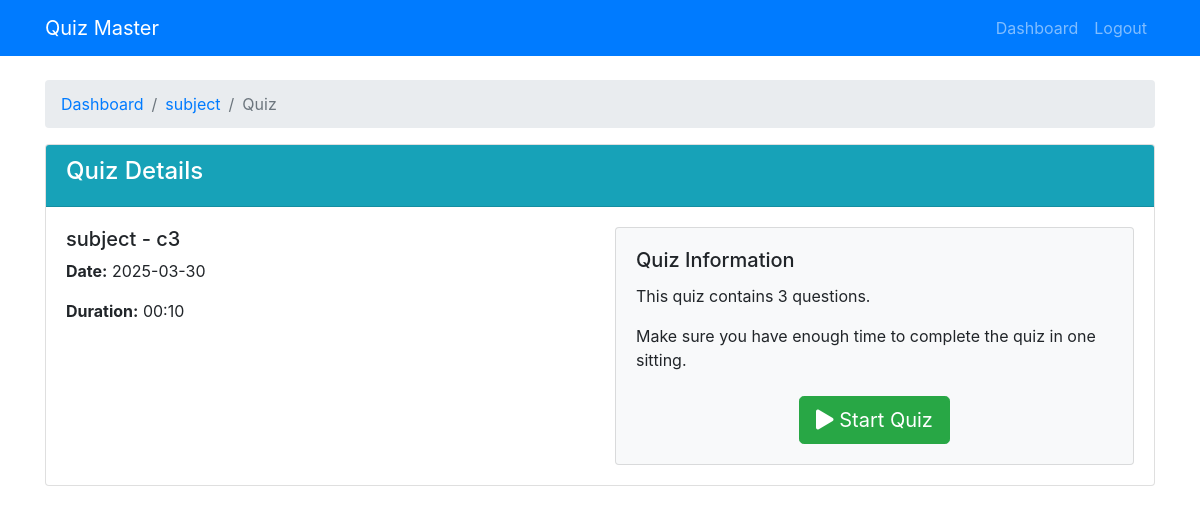
Page /user/quiz/1 (signed in) on the committed database.
### models/db_setup.py (models this page shows)
class Subject(db.Model):
    id = db.Column(db.Integer, primary_key=True)
    name = db.Column(db.String(100), nullable=False)
    description = db.Column(db.Text)
    chapters = db.relationship('Chapter', backref='subject', lazy=True, cascade="all, delete-orphan")

class Chapter(db.Model):
    id = db.Column(db.Integer, primary_key=True)
    name = db.Column(db.String(100), nullable=False)
    description = db.Column(db.Text)
    subject_id = db.Column(db.Integer, db.ForeignKey('subject.id'), nullable=False)
    quizzes = db.relationship('Quiz', backref='chapter', lazy=True, cascade="all, delete-orphan")

class Quiz(db.Model):
    id = db.Column(db.Integer, primary_key=True)
    chapter_id = db.Column(db.Integer, db.ForeignKey('chapter.id'), nullable=False)
    date_of_quiz = db.Column(db.Date, nullable=False)
    time_duration = db.Column(db.String(5), nullable=False)  # Format: HH:MM
    remarks = db.Column(db.Text)
    questions = db.relationship('Question', backref='quiz', lazy=True, cascade="all, delete-orphan")
    scores = db.relationship('Score', backref='quiz', lazy=True, cascade="all, delete-orphan")

### controllers/user.py (the view)
def user_view_quiz(quiz_id):
    if not session.get('user_id') or session.get('is_admin'):
        return redirect(url_for('login'))
    quiz = Quiz.query.get_or_404(quiz_id)
    return render_template('user/quiz_details.html', quiz=quiz)

### templates/user/quiz_details.html (shortened to what this page needs)
<!DOCTYPE html>
<html lang="en">
<head>
    <link rel="stylesheet" href="https://stackpath.bootstrapcdn.com/bootstrap/4.5.2/css/bootstrap.min.css">
    <link rel="stylesheet" href="https://cdnjs.cloudflare.com/ajax/libs/font-awesome/5.15.1/css/all.min.css">
</head>
<body>
    <nav class="navbar navbar-expand-lg navbar-dark bg-primary">
        <div class="container">
            <a class="navbar-brand" href="#">Quiz Master</a>
            <div class="collapse navbar-collapse" id="navbarNav">
                <ul class="navbar-nav ml-auto">
                    <li class="nav-item">
                        <a class="nav-link" href="{{ url_for('user_dashboard') }}">Dashboard</a>
                    </li>
                    <li class="nav-item">
                        <a class="nav-link" href="{{ url_for('logout') }}">Logout</a>
                    </li>
                </ul>
            </div>
        </div>
    </nav>
    <div class="container mt-4">
        <nav aria-label="breadcrumb">
            <ol class="breadcrumb">
                <li class="breadcrumb-item"><a href="{{ url_for('user_dashboard') }}">Dashboard</a></li>
                <li class="breadcrumb-item"><a href="{{ url_for('user_view_subject', subject_id=quiz.chapter.subject.id) }}">{{ quiz.chapter.subject.name }}</a></li>
                <li class="breadcrumb-item active">Quiz</li>
            </ol>
        </nav>
        <div class="card">
            <div class="card-header bg-info text-white">
                <h4>Quiz Details</h4>
            </div>
            <div class="card-body">
                <div class="row">
                    <div class="col-md-6">
                        <h5>{{ quiz.chapter.subject.name }} - {{ quiz.chapter.name }}</h5>
                        <p><strong>Date:</strong> {{ quiz.date_of_quiz.strftime('%Y-%m-%d') }}</p>
                        <p><strong>Duration:</strong> {{ quiz.time_duration }}</p>
                    </div>
                    <div class="col-md-6">
                        <div class="card bg-light">
                            <div class="card-body">
                                <h5 class="card-title">Quiz Information</h5>
                                <p class="card-text">This quiz contains {{ quiz.questions|length }} questions.</p>
                                <p class="card-text">Make sure you have enough time to complete the quiz in one sitting.</p>
                                <div class="text-center mt-4">
                                    <a href="{{ url_for('start_quiz', quiz_id=quiz.id) }}" class="btn btn-success btn-lg">
                                        <i class="fas fa-play"></i> Start Quiz
                                    </a>
                                </div>
                            </div>
                        </div>
                    </div>
                </div>
            </div>
        </div>
    </div>
</body>
</html>

### rows in the picture
Subject: chapter.subject.name "subject"
Chapter: chapter.name "c3"
Quiz: date_of_quiz "2025-03-30", time_duration "00:10"

### other values in the picture
{{ quiz.questions|length }} "3"
